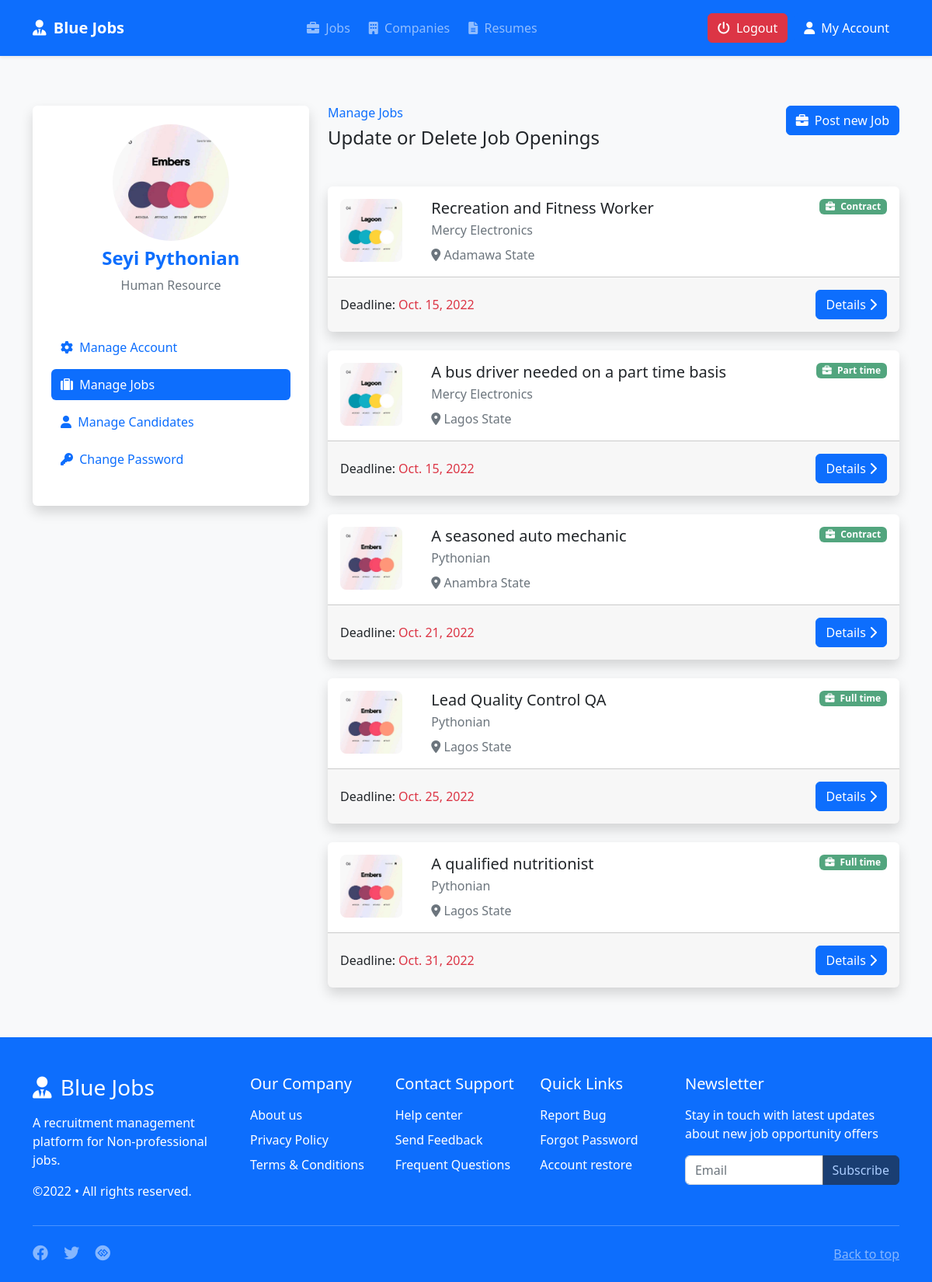
Page /account/company/jobs/ (signed in) on the committed database.
### account/models.py (models this page shows, shortened)
class User(AbstractUser):
    is_company = models.BooleanField(default=False)
    is_employee = models.BooleanField(default=False)
    email_verified = models.BooleanField(default=False)

class Company(models.Model):
    user = models.OneToOneField(User, on_delete=models.CASCADE)
    name = models.CharField('Company name', max_length=100, unique=True)
    slug = models.SlugField(max_length=100, unique=True, null=True)
    about = models.TextField(max_length=5000)
    logo = models.ImageField(upload_to='logos', blank=True) # crop logo to 80x80
    contact_person = models.CharField(max_length=255)
    position_in_company = models.CharField(max_length=50)
    established = models.DateField(blank=True, null=True)
    website = models.URLField(blank=True, null=True)
    address = models.CharField(max_length=50, blank=True)
    staff_strength = models.CharField('Number of employees', max_length=50, blank=True)
    phone_number = models.CharField(max_length=13, blank=True)
    created = models.DateTimeField(_('Created'), auto_now_add=True)
    updated = models.DateTimeField(_('Updated'), auto_now=True)
    class Meta:
        ordering = ['-created']
        verbose_name_plural = 'Companies'

### jobs/models.py (models this page shows, shortened)
class Job(models.Model):
    class JobStatus(models.TextChoices):
        ACTIVE = 'A', _('Active')
        INACTIVE = 'I', _('Inactive')
    class SalarySchedule(models.TextChoices):
        HOURLY = 'H', _('Hourly')
        DAILY = 'D', _('Daily')
        WEEKLY = 'W', _('Weekly')
        MONTHLY = 'M', _('Monthly')
        YEARLY = 'Y', _('Yearly')
    class GenderStatus(models.TextChoices):
        MALE = 'M', _('Male')
        FEMALE = 'F', _('Female')
    title = models.CharField(verbose_name=_('Title'), max_length=255)
    slug = models.SlugField(verbose_name=_('Slug'), max_length=255, unique=True)
    description = models.TextField(_('Description')) # use RichTextEditor
    salary_mode = models.CharField(
        _('Salary Mode'), max_length=1, choices=SalarySchedule.choices)
    base_salary_amount = models.PositiveIntegerField()
    maximum_salary_amount = models.PositiveIntegerField(blank=True, null=True)
    experience = models.PositiveIntegerField(_('Years of experience'),
                                             blank=True, null=True)
    vacancy = models.PositiveIntegerField(blank=True, null=True)
    application_deadline = models.DateField()
    qualification_title = models.CharField(_('Qualification title'), max_length=50, blank=True)
    gender = models.CharField(max_length=1, choices=GenderStatus.choices, blank=True)
    status = models.CharField(
        max_length=1, choices=JobStatus.choices, default=JobStatus.ACTIVE)
    category = models.ForeignKey(Category, verbose_name=_('Category'), null=True,
                                 related_name='jobs', on_delete=models.SET_NULL)
    jobtype = models.ForeignKey(JobType, verbose_name=_('Job Type'), null=True,
                                on_delete=models.SET_NULL)
    company = models.ForeignKey(Company, verbose_name=_('Company'),
                                related_name='jobs', on_delete=models.CASCADE)
    address = models.CharField(max_length=255, blank=True)
    state = models.ForeignKey(State, verbose_name=_('State'), null=True,
                              on_delete=models.SET_NULL)
    impressions = models.PositiveIntegerField(default=0)
    sponsored = models.BooleanField(_('Sponsored'), default=False)
    created = models.DateTimeField(auto_now_add=True)
    updated = models.DateTimeField(auto_now=True)
    objects = models.Manager()
    active = ActiveJobManager()
    class Meta:
        verbose_name = _('Job')
        verbose_name_plural = _('Jobs')
        ordering = ['application_deadline', '-created']
    def get_absolute_url(self):
        return reverse('jobs:detail', kwargs={'slug': self.slug})

class JobType(models.Model):
    name = models.CharField(_('Name'), unique=True, max_length=15)
    slug = models.SlugField(_('Slug'), unique=True, max_length=15)
    class Meta:
        verbose_name = _('Job Type')
        verbose_name_plural = _('Job Types')
        ordering = ['name']
    def __str__(self):
        return self.name

class State(models.Model):
    name = models.CharField(_('Name'), unique=True, max_length=25)
    slug = models.SlugField(_('Slug'), unique=True, max_length=25)
    class Meta:
        verbose_name = _('State')
        verbose_name_plural = _('States')
        ordering = ['name']
    def __str__(self):
        return self.name

### account/views.py (the view)
# urls.py: path('company/jobs/', company_jobs, name='company_jobs'),
@login_required
def company_jobs(request):
    jobs = Job.objects.all()
    template_name = "company_jobs.html"
    context = {
        "user": request.user,
        "jobs": jobs,
    }
    return render(request, template_name, context)

### templates/company_jobs.html (shortened to what this page needs)
{% extends "base.html" %}
{% load static %}
{% block content %}
<section class="py-5 bg-light">
    <div class="container my-3">
        <div class="row">
            {% include 'partials/_company_account_menu.html' %}
            <div class="col-lg-8">
                <div class="mb-lg-5">
                    <a href="{# 'resumes' %}" class="float-end btn btn-primary"><i class="fa-solid fa-briefcase me-1"></i> Post new Job</a>
                    <h6 class="text-primary">Manage Jobs</h6>
                    <h4>Update or Delete Job Openings</h4>
                </div>
                <div class="row g-4">
                {% for job in jobs %}
                <div class="col-12">{% include 'partials/_job_grid.html' %}</div>
                {% empty %}
                <div class="d-flex justify-content-center mt-5">
                    <img src="{% static 'img/empty.svg' %}" class="img-fluid w-25" alt="emptyjobs">
                </div>
                {% endfor %}
                </div>
            </div>
        </div>
    </div>
</section>
{% endblock %}

### templates/partials/_company_account_menu.html
<div class="col-lg-4">
    <div class="card shadow border-0">
        <div class="p-4">
            <div class="text-center">
                <img src="{% if user.company.logo %}{{ user.company.logo.url }}{% else %}https://via.placeholder.com/80{% endif %}" width="150px" height="150px" alt="" class="rounded-circle">
                <h4 class="fw-bold my-2 text-primary">{{ user.company.contact_person }}</h4>
                <p class="text-muted mb-0">{{ user.company.position_in_company }}</p>
            </div>
        </div>
        <div class="p-4">
            <ul class="list-unstyled">
                {% url 'company_account' as company_account_url %}
                {% if request.get_full_path == company_account_url %}
                    <li class="mb-2 p-2 bg-primary rounded">
                        <span class="text-white text-decoration-none">
                            <i class="fa-solid fa-cog mx-1"></i> Manage Account
                        </span>
                    </li>
                {% else %}
                    <li class="mb-2 p-2 position-relative">
                        <a class="text-decoration-none stretched-link" href="{% url 'company_account' %}">
                            <i class="fa-solid fa-cog mx-1"></i> Manage Account
                        </a>
                    </li>
                {% endif %}
                {% url 'company_jobs' as company_jobs_url %}
                {% if request.get_full_path == company_jobs_url %}
                <li class="mb-2 p-2 bg-primary rounded">
                    <span class="text-white text-decoration-none">
                        <i class="fa-solid fa-suitcase mx-1"></i> Manage Jobs
                    </span>
                </li>
                {% else %}
                <li class="mb-2 p-2 position-relative">
                    <a class="text-decoration-none stretched-link" href="{% url 'company_jobs' %}">
                        <i class="fa-solid fa-suitcase mx-1"></i> Manage Jobs
                    </a>
                </li>
                {% endif %}
                {% url 'company_candidates' as company_candidates_url %}
                {% if request.get_full_path == company_candidates_url %}
                <li class="mb-2 p-2 bg-primary rounded">
                    <span class="text-white text-decoration-none">
                        <i class="fa-solid fa-user mx-1"></i> Manage Candidates
                    </span>
                </li>
                {% else %}
                <li class="mb-2 p-2 position-relative">
                    <a class="text-decoration-none stretched-link" href="{% url 'company_candidates' %}">
                        <i class="fa-solid fa-user mx-1"></i> Manage Candidates
                    </a>
                </li>
                {% endif %}
                {% url 'password_change' as password_change_url %}
                {% if request.get_full_path == password_change_url %}
                <li class="mb-2 p-2 bg-primary rounded">
                    <span class="text-white text-decoration-none">
                        <i class="fa-solid fa-key mx-1"></i> Change Password
                    </span>
                </li>
                {% else %}
                <li class="mb-2 p-2 position-relative">
                    <a class="text-decoration-none stretched-link" href="{% url 'password_change' %}">
                        <i class="fa-solid fa-key mx-1"></i> Change Password
                    </a>
                </li>
                {% endif %}
            </ul>
        </div>
    </div>
</div>

### templates/partials/_job_grid.html
<div class="card shadow border-0">
    <div class="card-body">
        <div class="row g-0">
            <div class="col-lg-2 d-none d-lg-block">
                {% if job.company.logo %}<img src="{{ job.company.logo.url }}" width="80px" height="80px" alt="{{ job.company.name }}" class="img-fluid rounded-3">{% endif %}
            </div>
            <div class="col-lg-10">
                <div class="mt-3 mt-lg-0">
                    <span class="badge bg-success opacity-75 float-end"><i class="fa-solid fa-briefcase me-1"></i> {{ job.jobtype }}</span>
                    <h5 class="mb-1">{{ job.title }}</h5>
                    <p class="text-muted mb-0">{{ job.company.name }}</p>
                    <div class="mt-2 text-muted">
                        <i class="fas fa-location-dot"></i> {{ job.state }} State
                    </div>
                </div>
            </div>
        </div>
    </div>
    <div class="p-3 card-footer">
        <div class="d-flex justify-content-between">
            <div class="d-flex align-items-center">
                Deadline: <span class="text-danger ms-1">{% if job.application_deadline %}{{ job.application_deadline }}{% else %}&infin;{% endif %}</span>
            </div>
            <div>
                <a href="{{ job.get_absolute_url }}" class="btn btn-primary">Details <i class="fas fa-chevron-right"></i></a>
            </div>
        </div>
    </div>
</div>

### rows in the picture
User: logo (picture), company.contact_person "Seyi Pythonian", company.position_in_company "Human Resource"
Job: company.logo (picture), jobtype "Contract", title "Recreation and Fitness Worker", company.name "Mercy Electronics", state "Adamawa", application_deadline "Oct. 15, 2022"
Job: company.logo (picture), jobtype "Part time", title "A bus driver needed on a part time basis", company.name "Mercy Electronics", state "Lagos", application_deadline "Oct. 15, 2022"
Job: company.logo (picture), jobtype "Contract", title "A seasoned auto mechanic", company.name "Pythonian", state "Anambra", application_deadline "Oct. 21, 2022"
Job: company.logo (picture), jobtype "Full time", title "Lead Quality Control QA", company.name "Pythonian", state "Lagos", application_deadline "Oct. 25, 2022"
Job: company.logo (picture), jobtype "Full time", title "A qualified nutritionist", company.name "Pythonian", state "Lagos", application_deadline "Oct. 31, 2022"
